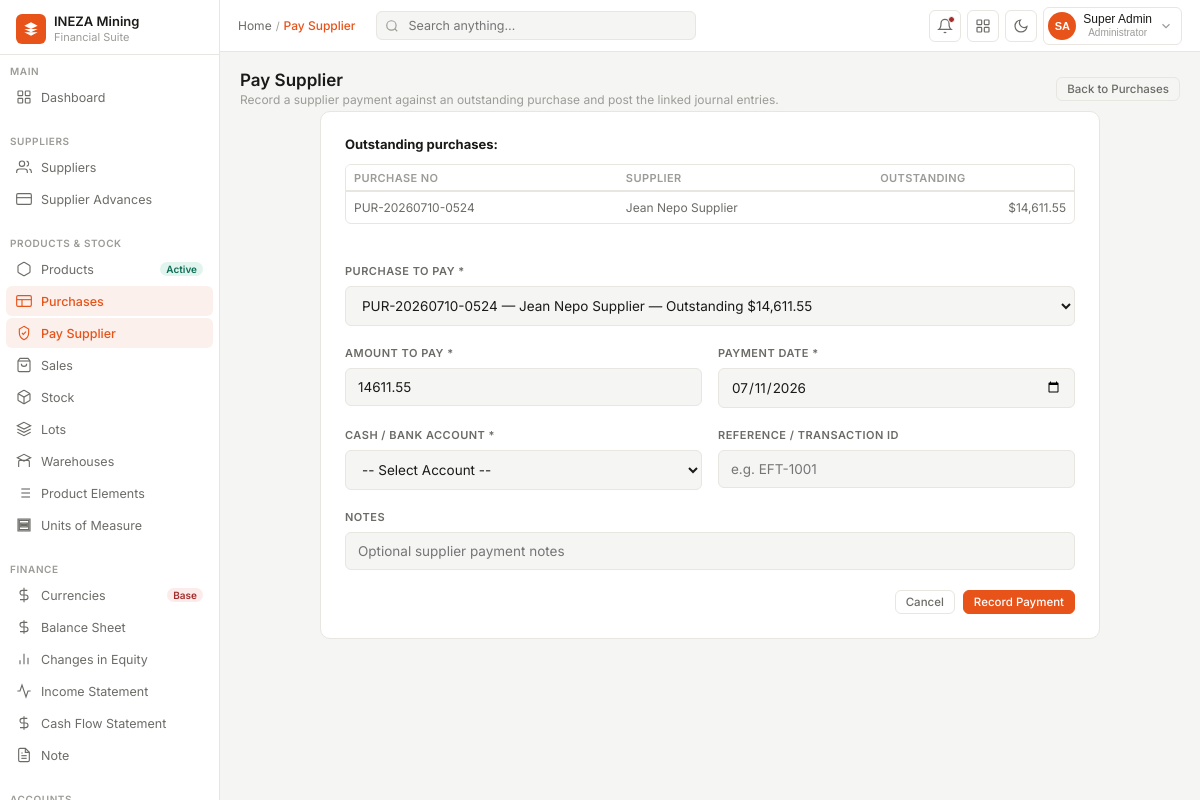
The app's page /pages/purchas/pay_supplier.php (signed in) with its own data.
### tables this page shows
CREATE TABLE `purchasing` (
  `id` bigint(20) UNSIGNED NOT NULL,
  `purchase_no` varchar(50) NOT NULL COMMENT 'Internal reference e.g. PUR-2025-0001',
  `delivery_no` varchar(30) DEFAULT NULL COMMENT 'D/Down reference e.g. DD 1',
  `inventory_code` varchar(50) DEFAULT NULL COMMENT 'Inventory/stock code per delivery',
  `account_id` bigint(20) UNSIGNED DEFAULT NULL,
  `delivery_date` date DEFAULT NULL,
  `purchase_date` date NOT NULL DEFAULT curdate(),
  `lot_id` int(10) UNSIGNED NOT NULL COMMENT 'Which lot/batch this delivery belongs to',
  `product_id` int(10) UNSIGNED NOT NULL COMMENT 'Which mineral product was purchased',
  `supplier_id` bigint(20) UNSIGNED NOT NULL COMMENT 'The négociant/supplier',
  `negociant` varchar(200) DEFAULT NULL,
  `warehouse_id` int(10) UNSIGNED NOT NULL COMMENT 'Receiving warehouse',
  `quantity_kg` decimal(14,4) NOT NULL COMMENT 'Delivered quantity in Kg',
  `uom_id` int(10) UNSIGNED NOT NULL DEFAULT 1 COMMENT 'Unit of measure (default KG)',
  `price_per_kg_rwf` decimal(18,4) DEFAULT NULL COMMENT 'Price per Kg in Rwf',
  `purchase_value_rwf` decimal(18,2) DEFAULT NULL COMMENT 'Total purchase value in Rwf',
  `exchange_rate` decimal(14,4) DEFAULT NULL COMMENT 'RWF/USD rate on purchase date',
  `purchase_currency_id` tinyint(3) UNSIGNED DEFAULT NULL,
  `purchase_amount_in_currency` decimal(18,4) DEFAULT NULL,
  `converted_amount` decimal(18,4) DEFAULT NULL,
  `purchase_value_usd` decimal(18,4) DEFAULT NULL COMMENT 'Total purchase value in USD',
  `net_paid_supplier_usd` decimal(18,4) DEFAULT NULL COMMENT 'Net amount paid to supplier USD',
  `charges_per_kg` decimal(12,4) DEFAULT NULL COMMENT 'Processing charge per Kg',
  `production_charges_per_kg` decimal(12,4) DEFAULT NULL,
  `price_per_ta_unit` decimal(12,4) DEFAULT NULL COMMENT 'Price per Ta unit (coltan)',
  `price_per_kg_usd` decimal(12,4) DEFAULT NULL COMMENT '$ price per Kg',
  `pricing_method` enum('lme','manual') NOT NULL DEFAULT 'lme',
  `lme_price` decimal(14,4) DEFAULT NULL COMMENT 'LME reference price (Tin)',
  `tc_charges` decimal(12,4) DEFAULT NULL COMMENT 'Treatment/refining charges',
  `tax_rra` decimal(14,4) DEFAULT NULL COMMENT 'RRA tax withheld',
  `tax_rma` decimal(14,4) DEFAULT NULL COMMENT 'RMA tax withheld',
  `tax_inkomane` decimal(14,4) DEFAULT NULL COMMENT 'INKOMANE levy withheld',
  `production_charges` decimal(14,4) DEFAULT NULL COMMENT 'Total production charges',
  `status` enum('pending','confirmed','received','cancelled') NOT NULL DEFAULT 'pending',
  `notes` text DEFAULT NULL,
  `created_by` int(11) DEFAULT NULL,
  `created_at` timestamp NOT NULL DEFAULT current_timestamp(),
  `updated_at` timestamp NOT NULL DEFAULT current_timestamp() ON UPDATE current_timestamp()
);

CREATE TABLE `suppliers` (
  `id` bigint(20) UNSIGNED NOT NULL,
  `supplier_type` enum('individual','cooperative','company') DEFAULT 'individual',
  `name` varchar(200) NOT NULL,
  `nif` varchar(50) DEFAULT NULL COMMENT 'Tax Identification Number',
  `vat_reg_no` varchar(100) DEFAULT NULL,
  `phone` varchar(30) DEFAULT NULL,
  `email` varchar(150) DEFAULT NULL,
  `address` text DEFAULT NULL,
  `payables_account_id` bigint(20) UNSIGNED DEFAULT NULL,
  `currency_id` int(11) DEFAULT NULL,
  `region` varchar(200) DEFAULT NULL,
  `is_active` tinyint(1) DEFAULT 1,
  `notes` text DEFAULT NULL,
  `created_at` timestamp NOT NULL DEFAULT current_timestamp(),
  `updated_at` timestamp NOT NULL DEFAULT current_timestamp() ON UPDATE current_timestamp(),
  `created_by` int(11) NOT NULL,
  `updated_by` int(11) DEFAULT NULL
);

### pages/purchas/pay_supplier.php (the view, shortened to what this page needs)
<?php
require_once __DIR__ . '/../../config/db.php';
$selectedPurchaseId = isset($_GET['purchase_id']) ? (int)$_GET['purchase_id'] : 0;
$purchaseOptions = [];
$purchaseQuery = mysqli_query($conn, "
    SELECT p.id, p.purchase_no, p.purchase_date, p.supplier_id, p.purchase_value_usd, p.net_paid_supplier_usd, p.exchange_rate, s.name AS supplier_name,
           COALESCE((SELECT SUM(amount_allocated) FROM supplier_payment_allocations spa WHERE spa.purchase_id = p.id), 0) AS allocated_amount
    FROM purchasing p
    JOIN suppliers s ON s.id = p.supplier_id
    WHERE s.is_active = 1
    ORDER BY p.purchase_date DESC, p.id DESC
");
if ($purchaseQuery) {
    while ($row = mysqli_fetch_assoc($purchaseQuery)) {
        $baseAmount = (float)($row['net_paid_supplier_usd'] !== null && (float)$row['net_paid_supplier_usd'] > 0 ? $row['net_paid_supplier_usd'] : $row['purchase_value_usd']);
        $allocatedAmount = (float)$row['allocated_amount'];
        $outstanding = $baseAmount - $allocatedAmount;
        if ($outstanding > 0.01) {
            $purchaseOptions[] = [
                'id' => (int)$row['id'],
                'purchase_no' => $row['purchase_no'],
                'supplier_name' => $row['supplier_name'],
                'purchase_date' => $row['purchase_date'],
                'outstanding' => $outstanding,
                'exchange_rate' => (float)($row['exchange_rate'] ?? 1.0)
            ];
        }
    }
}
if ($selectedPurchaseId <= 0 && !empty($purchaseOptions)) {
    $selectedPurchaseId = (int)$purchaseOptions[0]['id'];
}
$selectedPurchase = null;
foreach ($purchaseOptions as $purchaseOption) {
    if ((int)$purchaseOption['id'] === $selectedPurchaseId) {
        $selectedPurchase = $purchaseOption;
        break;
    }
}
?>
<!DOCTYPE html>
<html lang="en">
<head>
<link rel="stylesheet" href="../../src/css/dashboard.css">
<link rel="stylesheet" href="../../src/css/sidebar.css">
<link rel="stylesheet" href="../../src/css/navbar.css">
<link rel="stylesheet" href="../../src/css/purchas.css">
</head>
<body>
<?php include '../include/sidebar.php'; ?>
<div class="main">
  <?php $page_title = 'Pay Supplier'; include '../include/navbar.php'; ?>
  <div class="content">
    <div class="page-header">
      <div>
        <h1 class="page-title">Pay Supplier</h1>
        <div class="page-sub">Record a supplier payment against an outstanding purchase and post the linked journal entries.</div>
      </div>
      <div class="page-actions">
        <a href="index.php" class="btn-sm" style="text-decoration:none; display:flex; align-items:center; justify-content:center; gap:8px;">Back to Purchases</a>
      </div>
    </div>
    <div class="card" style="max-width: 780px; margin: 0 auto; padding: 24px;">
      <?php if (empty($purchaseOptions)): ?>
        <p>No outstanding supplier purchases are available to pay right now.</p>
      <?php else: ?>
        <div style="display:grid; gap:12px; margin-bottom: 24px;">
          <div><strong>Outstanding purchases:</strong></div>
          <div class="table-container">
            <table class="data-table">
              <thead>
                <tr>
                  <th>Purchase No</th>
                  <th>Supplier</th>
                  <th>Outstanding</th>
                </tr>
              </thead>
              <tbody>
                <?php foreach ($purchaseOptions as $option): ?>
                  <tr>
                    <td><?php echo htmlspecialchars($option['purchase_no']); ?></td>
                    <td><?php echo htmlspecialchars($option['supplier_name']); ?></td>
                    <td style="text-align:right;">$<?php echo number_format((float)$option['outstanding'], 2); ?></td>
                  </tr>
                <?php endforeach; ?>
              </tbody>
            </table>
          </div>
        </div>
        <form method="post" action="pay_supplier.php">
          <div class="form-group">
            <label for="purchaseId">Purchase to Pay *</label>
            <select id="purchaseId" name="purchase_id" class="form-control" required onchange="updateOutstandingAmount()">
              <?php foreach ($purchaseOptions as $option): ?>
                <option value="<?php echo (int)$option['id']; ?>" data-outstanding="<?php echo number_format((float)$option['outstanding'], 2, '.', ''); ?>" data-exchange-rate="<?php echo number_format((float)$option['exchange_rate'], 6, '.', ''); ?>" <?php echo ((int)$option['id'] === $selectedPurchaseId) ? 'selected' : ''; ?>>
                  <?php echo htmlspecialchars($option['purchase_no'] . ' — ' . $option['supplier_name'] . ' — Outstanding $' . number_format((float)$option['outstanding'], 2)); ?>
                </option>
              <?php endforeach; ?>
            </select>
          </div>
          <div class="form-grid-2">
            <div class="form-group">
              <label for="amountCurrency">Amount to Pay *</label>
              <input type="number" id="amountCurrency" name="amount_currency" class="form-control" step="any" min="0.01" value="<?php echo number_format((float)($selectedPurchase['outstanding'] ?? 0), 2, '.', ''); ?>" required>
            </div>
            <div class="form-group">
              <label for="paymentDate">Payment Date *</label>
              <input type="date" id="paymentDate" name="payment_date" class="form-control" value="<?php echo date('Y-m-d'); ?>" required>
            </div>
          </div>
          <div class="form-grid-2">
            <div class="form-group">
              <label for="accountId">Cash / Bank Account *</label>
              <select id="accountId" name="account_id" class="form-control" required>
                <option value="">-- Select Account --</option>
              </select>
            </div>
            <div class="form-group">
              <label for="referenceNo">Reference / Transaction ID</label>
              <input type="text" id="referenceNo" name="reference_no" class="form-control" placeholder="e.g. EFT-1001">
            </div>
          </div>
          <div class="form-group">
            <label for="description">Notes</label>
            <input type="text" id="description" name="description" class="form-control" placeholder="Optional supplier payment notes">
          </div>
          <div style="display:flex; justify-content:flex-end; gap:8px; margin-top: 20px;">
            <a href="index.php" class="btn-sm" style="text-decoration:none;">Cancel</a>
            <button type="submit" class="btn-sm btn-primary">Record Payment</button>
          </div>
        </form>
      <?php endif; ?>
    </div>
  </div>
</div>
</body>
</html>

### src/css/dashboard.css (style rules this page uses)
* { margin: 0; padding: 0; box-sizing: border-box; }
:root { --orange: #E8531A; --orange-light: #FBF0EB; --orange-mid: #F26B3A; --sidebar-w: 220px; --nav-h: 52px; --bg: #F5F5F4; --card: #fff; --border: #E8E6E1; --border-hover: #ccc; --table-border: #F2F0ED; --table-hover: #FAFAF8; --text: #1A1A18; --text2: #6B6B67; --text3: #9B9B97; --green: #0F6E56; --green-bg: #E1F5EE; --amber: #BA7517; --amber-bg: #FAEEDA; --red: #A32D2D; --red-bg: #FCEBEB; --blue: #185FA5; --blue-bg: #E6F1FB; --alert-red-bg: #FFF8F8; --alert-amber-bg: #FFFBF4; --alert-green-bg: #F4FBF7; --alert-blue-bg: #F4F8FB; --radius: 6px; --radius-lg: 10px; font-family: 'Inter', sans-serif; }
body { background: var(--bg); color: var(--text); font-size: 13px; display: flex; height: 100vh; overflow: hidden; transition: background 0.2s ease, color 0.2s ease; }
.main { flex: 1; display: flex; flex-direction: column; overflow: hidden; }
.content { flex: 1; overflow-y: auto; padding: 18px 20px; }
.page-header { display: flex; align-items: center; justify-content: space-between; margin-bottom: 4px; }
.page-title { font-size: 17px; font-weight: 600; color: var(--text); display: flex; align-items: center; gap: 8px; }
.page-sub { font-size: 12px; color: var(--text3); margin-top: 2px; }
.page-actions { display: flex; gap: 8px; }
.table-container { overflow: auto; width: 100%; max-height: 340px; border: 1px solid var(--border); border-radius: var(--radius); background: var(--card); margin-bottom: 16px; -webkit-overflow-scrolling: touch; }
.table-container th { position: sticky; top: 0; background: var(--card); z-index: 5; box-shadow: inset 0 -1px 0 var(--border); }
.card { background: var(--card); border: 1px solid var(--border); border-radius: var(--radius-lg); padding: 14px 16px; transition: background 0.2s ease, border-color 0.2s ease; }
.btn-sm { padding: 4px 10px; border-radius: var(--radius); font-size: 11.5px; font-weight: 500; cursor: pointer; border: 1px solid var(--border); background: transparent; color: var(--text2); font-family: inherit; transition: all .15s; }
.btn-primary { background: var(--orange); color: #fff; border-color: var(--orange); }
.data-table { width: 100%; border-collapse: collapse; font-size: 12px; }
.data-table th { text-align: left; padding: 6px 8px; font-size: 11px; font-weight: 600; color: var(--text3); border-bottom: 1px solid var(--border); text-transform: uppercase; letter-spacing: .4px; white-space: nowrap; }
.data-table td { padding: 8px 8px; border-bottom: 1px solid var(--table-border); color: var(--text2); vertical-align: middle; white-space: nowrap; }
.data-table tr:last-child td { border-bottom: none; }

### src/css/purchas.css (style rules this page uses)
.form-grid-2 { display: grid; grid-template-columns: 1fr 1fr; gap: 16px; }
.form-group { margin-bottom: 20px; }
.form-group label { display: block; font-size: 11px; font-weight: 600; color: var(--text2); margin-bottom: 8px; text-transform: uppercase; letter-spacing: 0.5px; }
.form-control { width: 100%; padding: 10px 12px; border: 1px solid var(--border); border-radius: var(--radius); font-size: 13.5px; background: var(--bg); color: var(--text); outline: none; font-family: inherit; transition: border-color 0.2s, background 0.2s, box-shadow 0.2s; }

### records on screen
purchasing: purchase_no "PUR-20260710-0524", supplier.name "Jean Nepo Supplier", net_paid_supplier_usd "14,611.55", amount_currency "14611.55"

### other values on screen
$page_title "Pay Supplier"
$initials "SA"
form field purchase_id "PUR-20260710-0524 — Jean Nepo Supplier — Outstanding $14,611.55"
